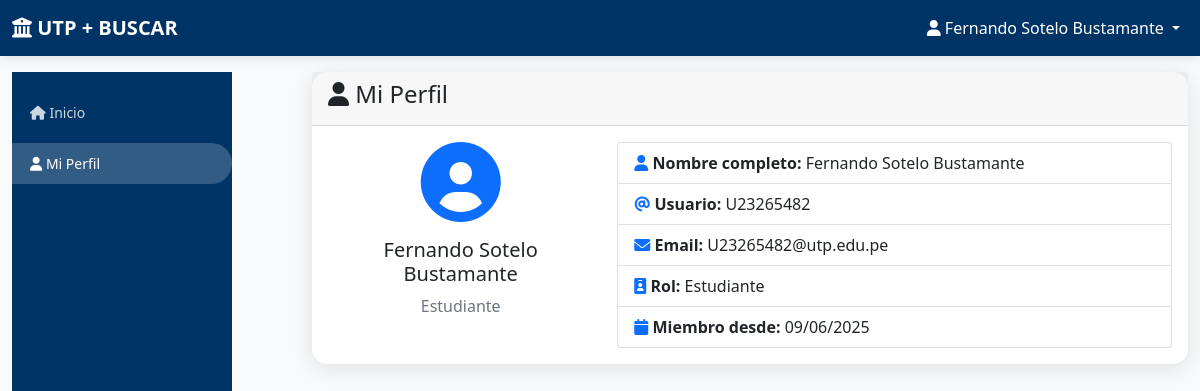
Screenshot of /profile (signed in) with the database file from the repository.
### app.py (models this page shows)
class User(db.Model):
    id = db.Column(db.Integer, primary_key=True)
    username = db.Column(db.String(80), unique=True, nullable=False)
    email = db.Column(db.String(120), unique=True, nullable=False)
    password_hash = db.Column(db.String(120), nullable=False)
    full_name = db.Column(db.String(100), nullable=False)
    role = db.Column(db.String(20), default='student')  # 'admin' or 'student'
    created_at = db.Column(db.DateTime, default=datetime.utcnow)

### app.py (the view)
@app.route('/profile')
def profile():
    if 'user_id' not in session:
        return redirect(url_for('login'))
    user = User.query.get(session['user_id'])
    return render_template('profile.html', user=user)

### templates/profile.html (shortened to what this page needs)
{% extends "base.html" %}
{% block content %}
<div class="row">
    <div class="col-md-3">
        <div class="sidebar">
            <div class="nav flex-column">
                <a class="nav-link" href="{{ url_for('dashboard') }}">
                    <i class="fas fa-home"></i> Inicio
                </a>
                <a class="nav-link active" href="{{ url_for('profile') }}">
                    <i class="fas fa-user"></i> Mi Perfil
                </a>
            </div>
        </div>
    </div>
    <div class="col-md-9">
        <div class="card">
            <div class="card-header">
                <h4><i class="fas fa-user"></i> Mi Perfil</h4>
            </div>
            <div class="card-body">
                <div class="row">
                    <div class="col-md-4">
                        <div class="text-center">
                            <i class="fas fa-user-circle fa-5x text-primary mb-3"></i>
                            <h5>{{ user.full_name }}</h5>
                            <p class="text-muted">{{ 'Administrador' if user.role == 'admin' else 'Estudiante' }}</p>
                        </div>
                    </div>
                    <div class="col-md-8">
                        <div class="list-group">
                            <div class="list-group-item">
                                <i class="fas fa-user text-primary"></i>
                                <strong>Nombre completo:</strong> {{ user.full_name }}
                            </div>
                            <div class="list-group-item">
                                <i class="fas fa-at text-primary"></i>
                                <strong>Usuario:</strong> {{ user.username }}
                            </div>
                            <div class="list-group-item">
                                <i class="fas fa-envelope text-primary"></i>
                                <strong>Email:</strong> {{ user.email }}
                            </div>
                            <div class="list-group-item">
                                <i class="fas fa-id-badge text-primary"></i>
                                <strong>Rol:</strong> {{ 'Administrador' if user.role == 'admin' else 'Estudiante' }}
                            </div>
                            <div class="list-group-item">
                                <i class="fas fa-calendar text-primary"></i>
                                <strong>Miembro desde:</strong> {{ user.created_at.strftime('%d/%m/%Y') }}
                            </div>
                        </div>
                    </div>
                </div>
            </div>
        </div>
    </div>
</div>
{% endblock %}

### templates/base.html (shortened to what this page needs)
<!DOCTYPE html>
<html lang="es">
<head>
    <link href="https://cdn.jsdelivr.net/npm/bootstrap@5.1.3/dist/css/bootstrap.min.css" rel="stylesheet">
    <link href="https://cdnjs.cloudflare.com/ajax/libs/font-awesome/6.0.0/css/all.min.css" rel="stylesheet">
</head>
<body>
    <nav class="navbar navbar-expand-lg navbar-dark">
        <div class="container-fluid">
            <a class="navbar-brand" href="{{ url_for('dashboard') }}">
                <i class="fas fa-university"></i> UTP + BUSCAR
            </a>
            {% if session.user_id %}
            <div class="navbar-nav ms-auto">
                <div class="nav-item dropdown">
                    <a class="nav-link dropdown-toggle text-white" href="#" id="navbarDropdown" role="button" data-bs-toggle="dropdown">
                        <i class="fas fa-user"></i> {{ session.full_name }}
                    </a>
                </div>
            </div>
            {% endif %}
        </div>
    </nav>
    <div class="container-fluid mt-3">
        {% block content %}{% endblock %}
    </div>
</body>
</html>

### templates/base.html (style rules this page uses)
:root { --utp-primary: #003366; --utp-secondary: #003366; --utp-accent: #ff6600; --utp-light: #f8f9fa; --utp-dark: #212529; }
body { font-family: 'Segoe UI', Tahoma, Geneva, Verdana, sans-serif; background-color: var(--utp-light); }
.navbar-brand { font-weight: bold; color: white !important; }
.navbar { background: linear-gradient(135deg, var(--utp-primary), var(--utp-secondary)); box-shadow: 0 2px 10px rgba(0,0,0,0.1); }
.card { border: none; border-radius: 15px; box-shadow: 0 4px 20px rgba(0,0,0,0.1); transition: all 0.3s ease; }
.sidebar { background: linear-gradient(135deg, var(--utp-primary), var(--utp-secondary)); min-height: 100vh; height: auto; padding: 15px 0; width: 220px; }
.row { display: flex; align-items: stretch; }
@media (min-width: 768px) { .sidebar { position: sticky; top: 0; height: 100vh; overflow-y: auto; } }
.sidebar .nav-link { color: rgba(255,255,255,0.8); padding: 10px 18px; margin: 5px 0; border-radius: 0 25px 25px 0; transition: all 0.3s ease; font-size: 14px; }
.sidebar .nav-link.active { background: rgba(255,255,255,0.2); color: white; }

### rows the page displays
User: full_name "Fernando Sotelo Bustamante", role "Estudiante", username "U23265482", email "U23265482@utp.edu.pe", created_at "09/06/2025"
